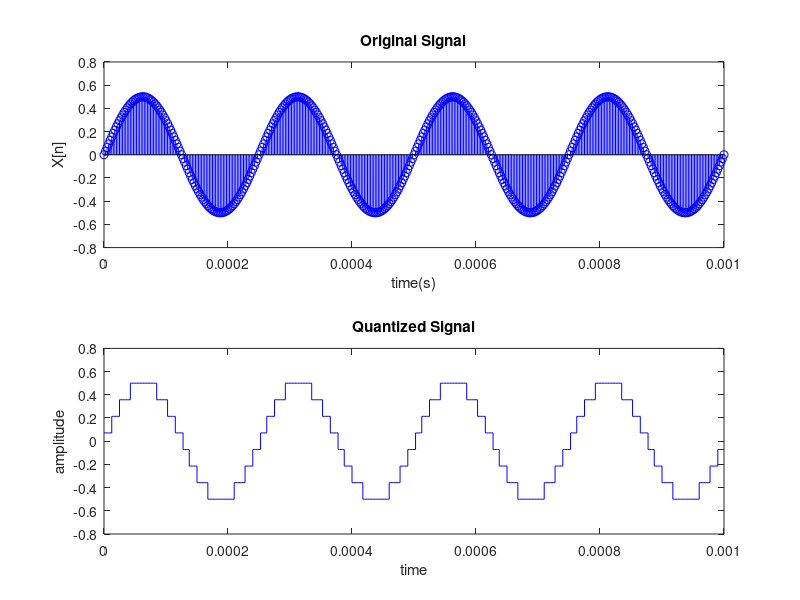

The MATLAB script that drew this image:
fs=400e3;% sampling frequency
fc=4e3;% frequency of the signal
t=0:1/fs:0.001;%discrete time
x=0.5*sin(2*pi*fc*t);% discrete signal
%--------Quantization------------%
n=3;
L=(2^n)-1;
delta=(max(x)-min(x))/L;
xq=min(x)+(round((x-min(x))/delta)).*delta;
%--------END------------%
subplot(2,1,1);% breaking the window figure to plot both graphs
stem(t,x,'b');% plot of discrete time signaltitle('Discrete time representation')% title of the figure
xlabel('time(s)')% label on the x-axis of the plot
ylabel('X[n]')% label on the y-axis of the plot
title('Original Signal')% title of the figure
subplot(2,1,2);
stairs(t,xq,'b');% the quantized output
title('Quantized Signal')% title of the figure
xlabel('time')% label on the x-axis of the plot
ylabel('amplitude')% label on the y-axis of the plot